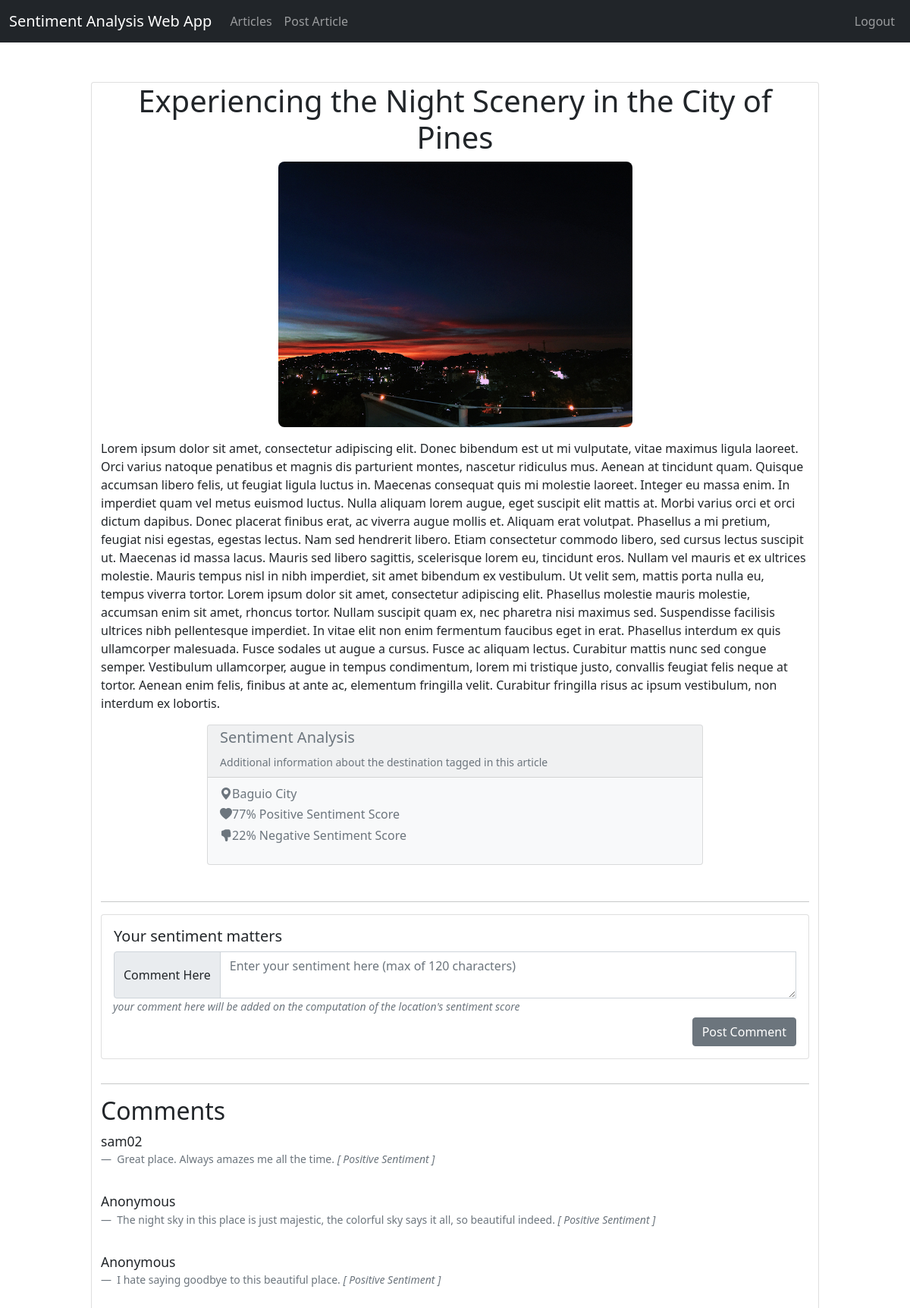
Screenshot of /viewarticle/12/ (signed in) with the database file from the repository.
### models.py (models this page shows, shortened)
class Article(db.Model):
    __tablename__ = 'article'
    __table_args__ = {'extend_existing': True}
    id=db.Column(db.Integer, primary_key = True)
    title = db.Column(db.String(50),nullable=False)
    description = db.Column(db.String(32),nullable=False)
    article_pic = db.Column(db.String(32),nullable=True)
    location = db.Column(db.String(50),nullable=False)
    date = db.Column(db.DateTime(), default = datenow, index = True)
    user_id = db.Column(db.Integer, db.ForeignKey('user.id'))
    comments = db.relationship('Comment', backref='article',
                                lazy='dynamic')

class User(UserMixin, db.Model):
    __tablename__ = 'user'
    __table_args__ = {'extend_existing': True}
    id = db.Column(db.Integer, primary_key=True)
    username = db.Column(db.String(50), index=True, unique=True)
    email = db.Column(db.String(150), unique = True, index = True)
    password_hash = db.Column(db.String(150))
    firstname = db.Column(db.String(50),nullable=False)
    lastname = db.Column(db.String(50),nullable=False)
    middlename = db.Column(db.String(50),nullable=True)
    joined_at = db.Column(db.DateTime(), default = datenow, index = True)
    articles = db.relationship('Article', backref='user',
                                lazy='dynamic')
    comments = db.relationship('Comment', backref='user',
                                lazy='dynamic')

class Comment(db.Model):
    __tablename__ = 'comment'
    __table_args__ = {'extend_existing': True}
    id=db.Column(db.Integer, primary_key = True)
    description = db.Column(db.String(50),nullable=False)
    date = db.Column(db.DateTime(), default = datenow, index = True)
    location = db.Column(db.String(50),nullable=False)
    sentiment_analysis = db.Column(db.Integer,nullable=False)
    user_id = db.Column(db.Integer, db.ForeignKey('user.id'))
    article_id = db.Column(db.Integer, db.ForeignKey('article.id'))

### routes.py (the view, shortened to what this page needs)
@app.route('/viewarticle/<int:article_id>/', methods=['GET','POST'])
def viewarticle(article_id):
    if session.get("user_id") == None:
        session["user_id"] = 1
    user_id =session.get("user_id")
    form = forms.AddCommentForm()
    id = session["user_id"]
    article = Article.query.get(article_id)
    art_loc = article.location
    comments = db.session.query(User, Comment).join(Comment).filter(Comment.article_id==article_id).all()
    total_sentiments = db.session.query(Comment).filter(Comment.location==art_loc).count()
    total_positive = db.session.query(Comment).filter(Comment.location==art_loc).\
                                              filter(Comment.sentiment_analysis==1).count()
    if total_sentiments is not 0:
        percent_positive = (total_positive/total_sentiments)*100
        percent_negative = 100 - percent_positive
    else:
        percent_positive = 0
        percent_negative = 0
    return render_template('viewarticle.html', form=form, article_id = article_id, article = article, comments = comments, user_id=user_id, percent_positive=int(percent_positive), percent_negative=int(percent_negative)) #this is where your pass values to be accessed by the front-end rendered template

### forms.py
class AddCommentForm(FlaskForm):
    description = TextAreaField('Title', validators=[DataRequired(), Length(max=120)])
    submit = SubmitField('Post Comment')

### routes.py (called while the page is built)
@login_manager.user_loader
def load_user(user_id):
    return User.query.get(user_id)

### templates/viewarticle.html (shortened to what this page needs)
{% extends "base.html" %}
{% block main %}
<div class="container card" style="width: 80%;">
    <div class="row text-center">
        <h1 id="articleTitle"> {{ article.title }}</h1>
    </div>
    <div class="row text-center">
      <div class="mb-3">
        <img id="articleImg" src="{{ url_for('static', filename=article.article_pic) }}" class="mx-auto" alt="{{ article.title }}">
      </div>
    </div>
    <div class="mb-3">
        <p id="articleContent">{{ article.description }}</p>
        <div class="card bg-light mb-3 mx-auto" style="width: 70%;">
            <div class="card-header" ><h5 class="card-subtitle mb-2 text-muted">Sentiment Analysis </h5>
            <small class="text-muted">Additional information about the destination tagged in this article</small></div>
            <div class="card-body">
              <h6 id="articleLocation" class="card-subtitle mb-2 text-muted pb-1"> <i class="bi bi-geo-alt-fill"></i>{{ article.location }}</h6>
              <h6 id="articlePositive" class="card-subtitle mb-2 text-muted pb-1" data-toggle="tooltip" data-placement="top" title="This is generated by the system through Sentiment Analysis of all comments in articles related to the Destination"> <i class="bi bi-heart-fill"></i>{{ percent_positive }}% Positive Sentiment Score</h6>
              <h6 id="articleNegative" class="card-subtitle mb-2 text-muted pb-1" data-toggle="tooltip" data-placement="top" title="This is generated by the system through Sentiment Analysis of all comments in articles related to the Destination"><i class="bi bi-hand-thumbs-down-fill"></i>{{ percent_negative }}% Negative Sentiment Score</h6>
            </div>
          </div>
    </div>
    <hr>
          <div class="mb-3">
            <div class="card" style="width: fluid ;">
                <div class="card-body">
                  <h5 class="card-title">Your sentiment matters</h5>
                  <form action="{{ url_for('viewarticle', article_id=article_id) }}" method="post">
                    <div class="input-group">
                      <span class="input-group-text" data-toggle="tooltip" data-placement="top" title="Sentiments you post will be computed for the overall sentiment analysis score of the destination.">Comment Here</span>
                      {{ form.description(class="form-control",placeholder="Enter your sentiment here (max of 120 characters)", maxlength="120", style="width:70%") }}
                      <small class="text-muted"><i>your comment here will be added on the computation of the location's sentiment score</i></small>
                    </div>
                    {{ form.submit(class="btn btn-secondary float-end mt-1") }}
                  </form>
                </div>
              </div>
          </div>
          <hr>
          <h2>Comments</h2>
          {% for u, c in comments %}
            <figure>
              <blockquote class="blockquote">
                <small><p id="articleComment">{{ u.username }}</p></small>
              </blockquote>
              <figcaption id="commentAuthor" class="blockquote-footer">
                {{ c.description }} <cite id="commentAnalysis">[
                  {% if c.sentiment_analysis == 0 %}
                  Negative Sentiment
                  {% else %}
                  Positive Sentiment
                  {% endif %}
                  ]</cite>
              </figcaption>
            </figure>
        {% endfor %}
</div>
{% endblock %}

### templates/base.html (style rules this page uses)
img { border-radius: 8px; width: 50%; }

### rows the page displays
Article: title "Experiencing the Night Scenery in the City of Pines", article_pic (picture), description "Lorem ipsum dolor sit amet, consectetur adipiscing elit. Donec bibendum est ut mi vulputate, vitae maximus ligula laoreet. Orci varius natoque penatibus et magnis dis parturient montes, nascetur ridiculus mus. Aenean at tincidunt quam. Quisque accumsan libero felis, ut feugiat ligula luctus in. Maecenas consequat quis mi molestie laoreet. Integer eu massa enim. In imperdiet quam vel metus euismod luctus. Nulla aliquam lorem augue, eget suscipit elit mattis at. Morbi varius orci et orci dictum dapibus. Donec placerat finibus erat, ac viverra augue mollis et. Aliquam erat volutpat. Phasellus a mi pretium, feugiat nisi egestas, egestas lectus. Nam sed hendrerit libero. Etiam consectetur…", location "Baguio City"
User: username "sam02", description "Great place. Always amazes me all the time."
User: username "Anonymous", description "The night sky in this place is just majestic, the colorful sky says it all, so beautiful indeed.", description "I hate saying goodbye to this beautiful place."

### other values shown
{{ percent_positive }} "77"
{{ percent_negative }} "22"
